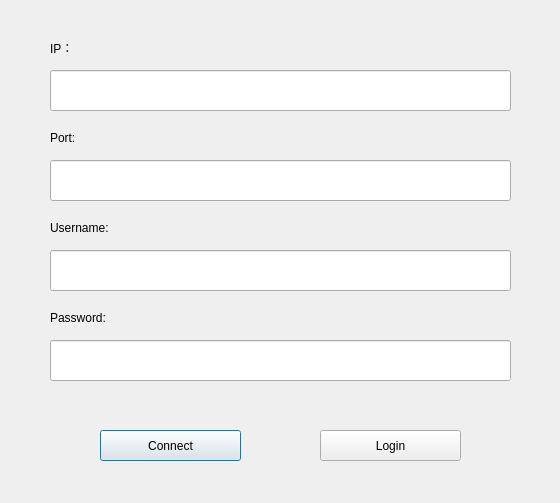
<?xml version="1.0" encoding="UTF-8"?>
<ui version="4.0">
 <class>Dialog</class>
 <widget class="QDialog" name="Dialog">
  <property name="geometry">
   <rect>
    <x>0</x>
    <y>0</y>
    <width>560</width>
    <height>503</height>
   </rect>
  </property>
  <property name="minimumSize">
   <size>
    <width>560</width>
    <height>503</height>
   </size>
  </property>
  <property name="maximumSize">
   <size>
    <width>560</width>
    <height>503</height>
   </size>
  </property>
  <property name="windowTitle">
   <string>Dialog</string>
  </property>
  <widget class="QPushButton" name="connect_button">
   <property name="geometry">
    <rect>
     <x>100</x>
     <y>430</y>
     <width>141</width>
     <height>31</height>
    </rect>
   </property>
   <property name="text">
    <string>Connect</string>
   </property>
  </widget>
  <widget class="QLineEdit" name="IP_edit">
   <property name="geometry">
    <rect>
     <x>50</x>
     <y>70</y>
     <width>461</width>
     <height>41</height>
    </rect>
   </property>
  </widget>
  <widget class="QLabel" name="label">
   <property name="geometry">
    <rect>
     <x>50</x>
     <y>40</y>
     <width>141</width>
     <height>16</height>
    </rect>
   </property>
   <property name="text">
    <string>IP：</string>
   </property>
  </widget>
  <widget class="QLabel" name="label_2">
   <property name="geometry">
    <rect>
     <x>50</x>
     <y>130</y>
     <width>181</width>
     <height>16</height>
    </rect>
   </property>
   <property name="text">
    <string>Port:</string>
   </property>
  </widget>
  <widget class="QLineEdit" name="port_edit">
   <property name="geometry">
    <rect>
     <x>50</x>
     <y>160</y>
     <width>461</width>
     <height>41</height>
    </rect>
   </property>
  </widget>
  <widget class="QLabel" name="label_3">
   <property name="geometry">
    <rect>
     <x>50</x>
     <y>220</y>
     <width>141</width>
     <height>16</height>
    </rect>
   </property>
   <property name="text">
    <string>Username:</string>
   </property>
  </widget>
  <widget class="QLineEdit" name="username_edit">
   <property name="geometry">
    <rect>
     <x>50</x>
     <y>250</y>
     <width>461</width>
     <height>41</height>
    </rect>
   </property>
  </widget>
  <widget class="QLabel" name="label_4">
   <property name="geometry">
    <rect>
     <x>50</x>
     <y>310</y>
     <width>121</width>
     <height>16</height>
    </rect>
   </property>
   <property name="text">
    <string>Password:</string>
   </property>
  </widget>
  <widget class="QLineEdit" name="password_edit">
   <property name="geometry">
    <rect>
     <x>50</x>
     <y>340</y>
     <width>461</width>
     <height>41</height>
    </rect>
   </property>
  </widget>
  <widget class="QPushButton" name="login_button">
   <property name="geometry">
    <rect>
     <x>320</x>
     <y>430</y>
     <width>141</width>
     <height>31</height>
    </rect>
   </property>
   <property name="text">
    <string>Login</string>
   </property>
  </widget>
 </widget>
 <resources/>
 <connections/>
</ui>
